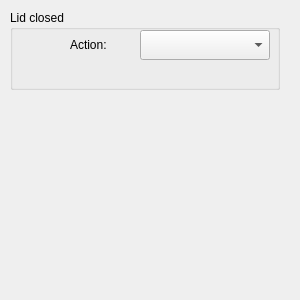
<?xml version="1.0" encoding="UTF-8"?>
<ui version="4.0">
 <class>LidSettings</class>
 <widget class="QWidget" name="LidSettings">
  <property name="geometry">
   <rect>
    <x>0</x>
    <y>0</y>
    <width>300</width>
    <height>300</height>
   </rect>
  </property>
  <property name="windowTitle">
   <string>Dialog</string>
  </property>
  <widget class="QGroupBox" name="groupBox_2">
   <property name="geometry">
    <rect>
     <x>10</x>
     <y>10</y>
     <width>270</width>
     <height>80</height>
    </rect>
   </property>
   <property name="title">
    <string>Lid closed</string>
   </property>
   <widget class="QComboBox" name="actionComboBox">
    <property name="geometry">
     <rect>
      <x>130</x>
      <y>20</y>
      <width>130</width>
      <height>30</height>
     </rect>
    </property>
   </widget>
   <widget class="QLabel" name="actionLabel">
    <property name="geometry">
     <rect>
      <x>60</x>
      <y>20</y>
      <width>60</width>
      <height>30</height>
     </rect>
    </property>
    <property name="text">
     <string>Action:</string>
    </property>
   </widget>
  </widget>
 </widget>
 <resources/>
 <connections/>
</ui>
